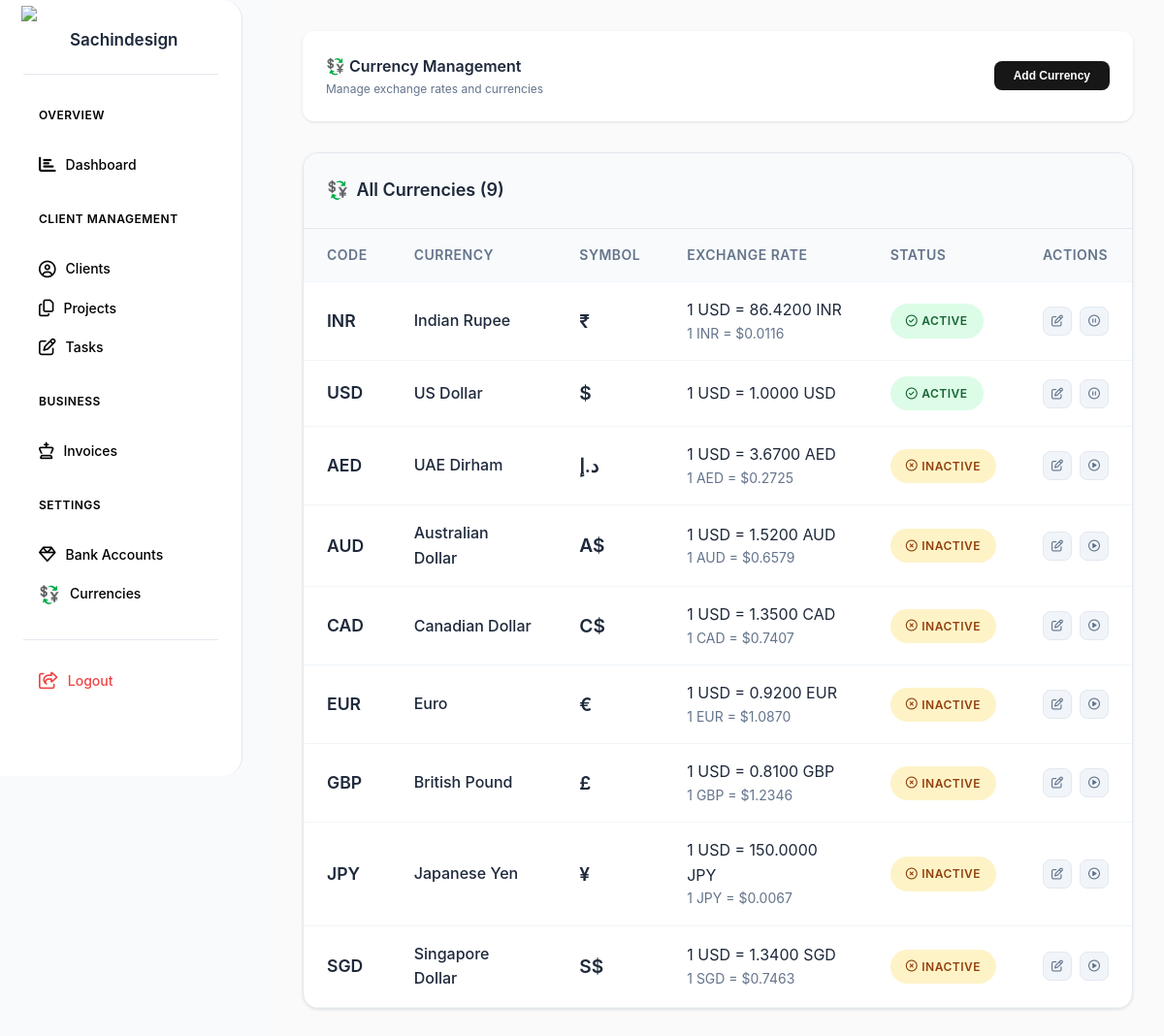
Page /currencies.php (signed in) on the committed database.
### tables this page shows
CREATE TABLE `currencies` (
  `id` int(11) NOT NULL,
  `code` varchar(10) NOT NULL,
  `name` varchar(50) NOT NULL,
  `symbol` varchar(10) NOT NULL,
  `exchange_rate` decimal(10,4) DEFAULT 1.0000,
  `is_active` tinyint(1) DEFAULT 1,
  `created_at` timestamp NULL DEFAULT current_timestamp()
);

### currencies.php (the view, shortened to what this page needs)
<?php
require_once 'config/database.php';
try {
    $currenciesStmt = $pdo->query("SELECT * FROM currencies ORDER BY is_active DESC, code ASC");
    $currencies = $currenciesStmt->fetchAll();
} catch(PDOException $e) {
    $error = "Error: " . $e->getMessage();
}
?>
<!DOCTYPE html>
<html lang="en">
<head>
    <link href="assets/style.css" rel="stylesheet">
<link rel="stylesheet" href="https://cdnjs.cloudflare.com/ajax/libs/font-awesome/6.5.0/css/all.min.css">
</head>
<body>
    <div class="container">
        <nav class="sidebar">
           <div class="logo">
    <div class="logo-icon">
        <img src="https://sachindesign.com/assets/img/Sachin's%20photo.png" alt="Logo Icon" />
    </div>
    <div class="logo-text">Sachindesign</div>
</div>
            <div class="nav-section">
                <div class="nav-title">Overview</div>
                <a href="index.php" class="nav-item">
                    <span class="nav-item-icon"><i class="fas fa-chart-bar"></i></span>
                    <span>Dashboard</span>
                </a>
            </div>
            <div class="nav-section">
                <div class="nav-title">Client Management</div>
                <a href="clients.php" class="nav-item">
                    <span class="nav-item-icon"><i class="fa-regular fa-circle-user"></i></span>
                    <span>Clients</span>
                </a>
                <a href="projects.php" class="nav-item">
                    <span class="nav-item-icon"><i class="fa-regular fa-copy"></i></span>
                    <span>Projects</span>
                </a>
                <a href="tasks.php" class="nav-item">
                    <span class="nav-item-icon"><i class="fa-regular fa-pen-to-square"></i></span>
                    <span>Tasks</span>
                </a>
            </div>
            <div class="nav-section">
                <div class="nav-title">Business</div>
                <a href="invoices.php" class="nav-item">
                    <span class="nav-item-icon"><i class="fa-regular fa-chess-king"></i></span>
                    <span>Invoices</span>
                </a>
            </div>
            <div class="nav-section">
                <div class="nav-title">Settings</div>
                <a href="bank-accounts.php" class="nav-item">
                    <span class="nav-item-icon"><i class="fa-regular fa-gem"></i></span>
                    <span>Bank Accounts</span>
                </a>
                <a href="currencies.php" class="nav-item">
                    <span class="nav-item-icon">💱</span>
                    <span>Currencies</span>
                </a>
            </div>
                <div class="nav-section" style="margin-top: auto; border-top: 1px solid #e2e8f0; padding-top: 1rem;">
        <a href="logout.php" class="nav-item logout-item" onclick="return confirm('Are you sure you want to logout?')">
                    <span class="nav-item-icon"><i class="fa-regular fa-share-from-square"></i></span>
            <span>Logout</span>
        </a>
    </div>
        </nav>
        <main class="main-content">
            <header class="header fade-in">
                <div>
                    <h1>💱 Currency Management</h1>
                    <p>Manage exchange rates and currencies</p>
                </div>
                <button onclick="toggleCurrencyForm()" class="btn btn-primary">
                    <span>Add Currency</span>
                </button>
            </header>
            <div class="table-container fade-in">
                <div class="table-header">
                    <div class="table-title">
                        <span>💱</span>
                        <span>All Currencies (<?php echo count($currencies); ?>)</span>
                    </div>
                </div>
                <table class="table">
                    <thead>
                        <tr>
                            <th>Code</th>
                            <th>Currency</th>
                            <th>Symbol</th>
                            <th>Exchange Rate</th>
                            <th>Status</th>
                            <th>Actions</th>
                        </tr>
                    </thead>
                    <tbody>
                        <?php foreach ($currencies as $currency): ?>
                            <tr>
                                <td>
                                    <div style="font-weight: 600; font-size: 1.1rem;">
                                        <?php echo htmlspecialchars($currency['code']); ?>
                                    </div>
                                </td>
                                <td>
                                    <div style="font-weight: 500;">
                                        <?php echo htmlspecialchars($currency['name']); ?>
                                    </div>
                                </td>
                                <td>
                                    <div style="font-size: 1.2rem; font-weight: 600;">
                                        <?php echo htmlspecialchars($currency['symbol']); ?>
                                    </div>
                                </td>
                                <td>
                                    <div>
                                        1 USD = <?php echo number_format($currency['exchange_rate'], 4); ?> <?php echo $currency['code']; ?>
                                    </div>
                                    <?php if ($currency['code'] != 'USD'): ?>
                                        <div style="font-size: 0.875rem; color: #64748b;">
                                            1 <?php echo $currency['code']; ?> = $<?php echo number_format(1 / $currency['exchange_rate'], 4); ?>
                                        </div>
                                    <?php endif; ?>
                                </td>
                                <td>
                                    <span class="status <?php echo $currency['is_active'] ? 'active' : 'paused'; ?>">
                                        <?php echo $currency['is_active'] ? '<i class="fa-regular fa-circle-check"></i>Active' : '<i class="fa-regular fa-circle-xmark"></i> Inactive'; ?>
                                    </span>
                                </td>
                                <td>
                                    <div style="display: flex; gap: 0.5rem;">
                                        <button onclick="editCurrency(<?php echo htmlspecialchars(json_encode($currency)); ?>)"
                                                class="btn btn-secondary" style="padding: 0.5rem;" title="Edit"><i class="fa-regular fa-pen-to-square"></i></button>
                                        <button onclick="toggleCurrencyStatus(<?php echo $currency['id']; ?>, <?php echo $currency['is_active'] ? 'false' : 'true'; ?>)"
                                                class="btn btn-secondary" style="padding: 0.5rem;"
                                                title="<?php echo $currency['is_active'] ? 'Deactivate' : 'Activate'; ?>">
                                            <?php echo $currency['is_active'] ? '<i class="fa-regular fa-circle-pause"></i>' : '<i class="fa-regular fa-circle-play"></i>'; ?>
                                        </button>
                                    </div>
                                </td>
                            </tr>
                        <?php endforeach; ?>
                    </tbody>
                </table>
            </div>
        </main>
    </div>
</body>
</html>

### assets/style.css (style rules this page uses)
* { margin: 0; padding: 0; box-sizing: border-box; }
body { font-family: 'Poppins', -apple-system, BlinkMacSystemFont, sans-serif; background: #f8fafc; color: #1e293b; line-height: 1.6; }
.container { display: flex; min-height: 100vh; }
.sidebar { border-radius: 0px 20px 20px 0px; width: 250px; background: #ffffff; padding: 1.5rem; position: fixed; height: 100vh; overflow-y: auto; border-right: 1px solid #e2e8f0; box-shadow: none; }
.logo { display: flex; align-items: center; gap: 0.75rem; margin-bottom: 2rem; padding-bottom: 1rem; border-bottom: 1px solid #e2e8f0; }
.logo-icon { width: 36px; height: 36px; background: linear-gradient(135deg, #667eea 0%, #764ba2 100%); border-radius: 8px; display: flex; align-items: center; justify-content: center; font-weight: bold; color: white; font-size: 1.1rem; }
.logo-text { font-size: 17px; font-weight: 600; color: #1e293b; }
.logo-icon img { width: 40px; height: auto; }
.logo-icon { background: #0000!important; }
.main-content { background: #fafafa !important; }
.nav-section { margin-bottom: 2rem; }
.nav-title { color: #000000; margin-bottom: 0px; font-size: 0.75rem; font-weight: 600; text-transform: uppercase; margin-bottom: 1rem; letter-spacing: 0.5px; padding-left: 1rem; }
.nav-item { display: flex; align-items: center; gap: 10px; padding: 0.75rem 1rem; color: #000000; text-decoration: none; border-radius: 8px; font-size: 14px; margin-bottom: -0.75rem; transition: all 0.2s; font-weight: 500; }
.nav-item-icon { font-size: 1.1rem; }
.main-content { flex: 1; margin-left: 280px; padding: 2rem; background: #fafafa; }
.header { display: flex; justify-content: space-between; align-items: center; margin-bottom: 2rem; background: white; padding: 1.5rem; border-radius: 12px; box-shadow: 0 1px 3px rgba(0, 0, 0, 0.1); }
.header h1 { font-size: 16px !important; font-weight: 600; color: #1e293b; }
.header p { font-size:12px; color: #64748b; }
.btn { padding: 8px 20px; border: none; border-radius: 8px; font-weight: 600; font-size: 12px; cursor: pointer; transition: all 0.2s; text-decoration: none; display: flex; align-items: center; gap: 0.5rem; }
.btn-primary { background: #171717; color: white; }
.btn-secondary { background: #f1f5f9; color: #64748b; border: 1px solid #e2e8f0; }
.table-container { background: white; border-radius: 16px; overflow: hidden; border: 1px solid #e2e8f0; box-shadow: 0 1px 3px rgba(0, 0, 0, 0.1); }
.table-header { padding: 1.5rem; background: #f8fafc; border-bottom: 1px solid #e2e8f0; display: flex; justify-content: space-between; align-items: center; }
.table-title { font-size: 1.125rem; font-weight: 600; color: #1e293b; display: flex; align-items: center; gap: 0.5rem; }
.table { width: 100%; border-collapse: collapse; }
.table th, .table td { padding: 1rem 1.5rem; text-align: left; border-bottom: 1px solid #f1f5f9; }
.table th { background: #f8fafc; font-weight: 600; color: #64748b; font-size: 0.875rem; text-transform: uppercase; letter-spacing: 0.5px; }
.status { padding: 0.5rem 1rem; border-radius: 20px; font-size: 0.75rem; font-weight: 600; text-transform: uppercase; letter-spacing: 0.5px; display: inline-flex; align-items: center; gap: 0.25rem; }
.status.active { background: #dcfce7; color: #166534; }
.status.paused { background: #fef3c7; color: #92400e; }
.fade-in { animation: fadeInUp 0.5s ease; }
.logout-item { color: #ef4444 !important; transition: all 0.2s; }

### rows in the picture
currencies: code "INR", name "Indian Rupee", symbol "₹", exchange_rate "86.4200", 1/$currency['exchange_rate'] "0.0116", is_active 1 (drawn)
currencies: code "USD", name "US Dollar", symbol "$", exchange_rate "1.0000", is_active 1 (drawn)
currencies: code "AED", name "UAE Dirham", symbol "د.إ", exchange_rate "3.6700", 1/$currency['exchange_rate'] "0.2725", is_active 0 (drawn)
currencies: code "AUD", name "Australian Dollar", symbol "A$", exchange_rate "1.5200", 1/$currency['exchange_rate'] "0.6579", is_active 0 (drawn)
currencies: code "CAD", name "Canadian Dollar", symbol "C$", exchange_rate "1.3500", 1/$currency['exchange_rate'] "0.7407", is_active 0 (drawn)
currencies: code "EUR", name "Euro", symbol "€", exchange_rate "0.9200", 1/$currency['exchange_rate'] "1.0870", is_active 0 (drawn)
currencies: code "GBP", name "British Pound", symbol "£", exchange_rate "0.8100", 1/$currency['exchange_rate'] "1.2346", is_active 0 (drawn)
currencies: code "JPY", name "Japanese Yen", symbol "¥", exchange_rate "150.0000", 1/$currency['exchange_rate'] "0.0067", is_active 0 (drawn)
currencies: code "SGD", name "Singapore Dollar", symbol "S$", exchange_rate "1.3400", 1/$currency['exchange_rate'] "0.7463", is_active 0 (drawn)

### other values in the picture
count($currencies) "9"
